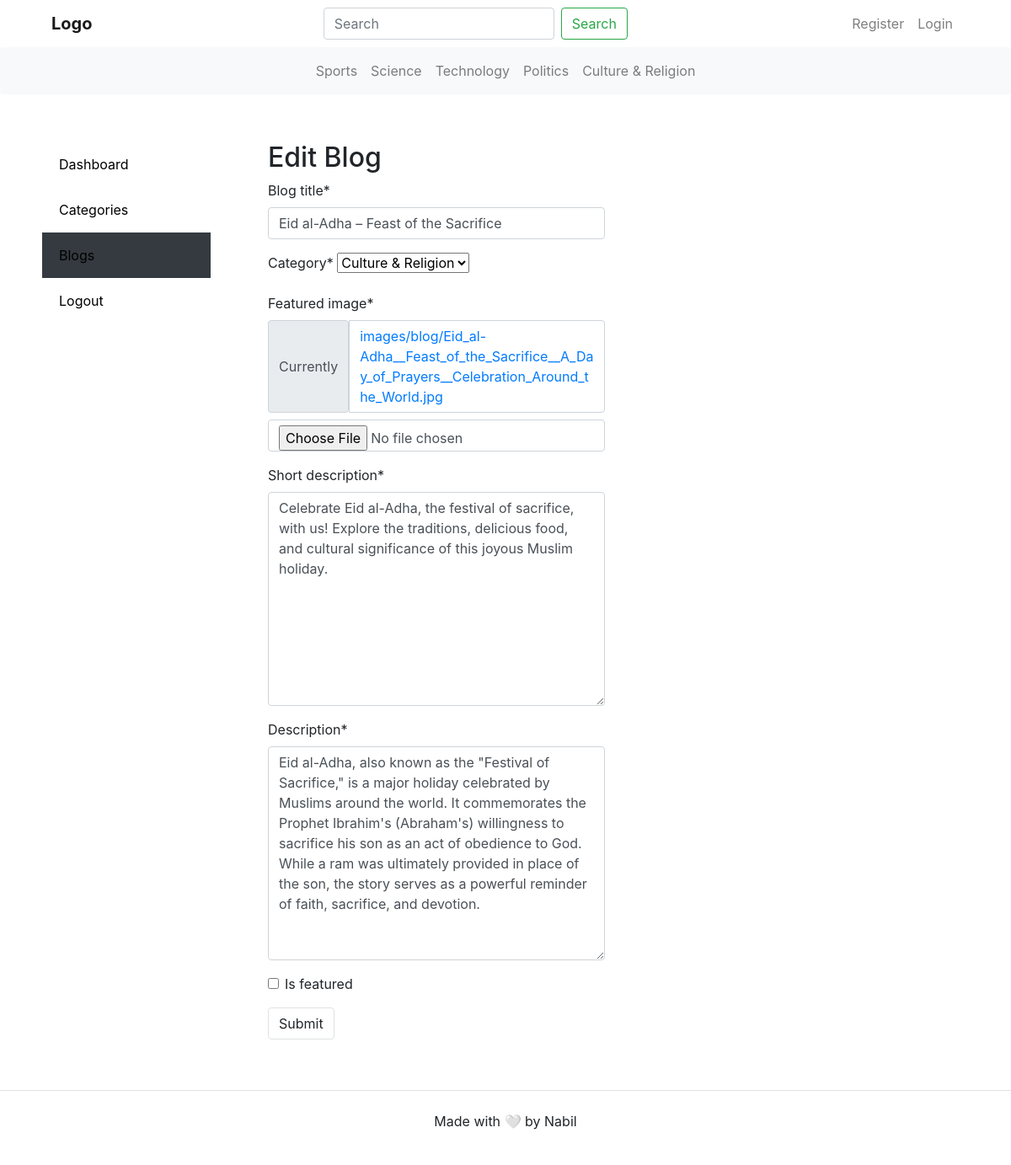
Page /dashboard/blogs/edit/2/ on the committed database.
### category/models.py (models this page shows)
class Category(models.Model):
    category = models.CharField(max_length=200, unique=True)
    created_at = models.DateTimeField(auto_now=True)
    updated_at = models.DateTimeField(auto_now_add=True)
    def __str__(self):
        return self.category
    class Meta:
        verbose_name_plural = 'categories'

### blog_app/models.py (models this page shows, shortened)
class Blog(models.Model):
    blog_title = models.CharField(max_length=200, unique=True)
    blog_slug = models.SlugField(max_length=250, unique=True, default='')
    category = models.ForeignKey(Category, on_delete=models.CASCADE)
    featured_image = models.ImageField(upload_to='images/blog/')
    short_description = models.TextField()
    description = models.TextField()
    author = models.ForeignKey(User, on_delete=models.CASCADE)
    is_featured = models.BooleanField(default=False)
    created_at = models.DateTimeField(auto_now=True)
    updated_at = models.DateTimeField(auto_now_add=True)

### dashboard/views.py (the view)
# urls.py: path('blogs/edit/<int:id>/', views.edit_blog, name='edit_blog'),
def edit_blog(request, id):
    blog = get_object_or_404(Blog, pk=id)
    if request.method == 'POST':
        form = BlogPostForm(request.POST, request.FILES, instance=blog)
        if form.is_valid():
            post = form.save()
            title = form.cleaned_data['blog_title']
            post.blog_slug = slugify(title)
            post.save()
            return redirect('blogs')
    else:
        form = BlogPostForm(instance=blog)
    context = {'form': form,
               'blog':blog,
               }
    return render(request, 'dashboard/edit_blog.html', context)

### dashboard/forms.py
class BlogPostForm(forms.ModelForm):
    class Meta:
        model = Blog
        fields = ('blog_title', 'category', 'featured_image', 'short_description', 'description', 'is_featured', )

### category/context_processors.py (called while the page is built)
def get_category(request):
    categories = Category.objects.all()
    context = {
        'categories':categories,
    }
    return context

### templates/dashboard/edit_blog.html (shortened to what this page needs)
{% extends 'base.html' %}
{% load static %}
{% block styles %}
  {{ block.super }}
  <link rel="stylesheet" href="{% static 'css/edit_blog.css' %}">
{% endblock %}
{% block body %}
{% load crispy_forms_tags %}
<div class="container dashboard-outer-container">
  <div class="dashboard-container">
    {% include 'dashboard/sidebar.html' %}
    <main class="dashboard-main-content">
      <section id="dashboard">
        <div class="ml-5">
          <h2>Edit Blog</h2>
          <form action="{% url 'edit_blog' blog.id %}" method="POST" enctype="multipart/form-data" style="width: 400px;">
            {{ form | crispy }}
            <input type="submit" class="btn border" value="Submit">
          </form>
        </div>
      </section>
    </main>
  </div>
</div>
{% endblock %}

### templates/base.html (shortened to what this page needs)
{% load static %}
<!DOCTYPE html>
<html lang="en">
<head>
  <link rel="stylesheet" href="https://cdnjs.cloudflare.com/ajax/libs/font-awesome/4.7.0/css/font-awesome.min.css">
  <link href="https://stackpath.bootstrapcdn.com/bootstrap/4.5.2/css/bootstrap.min.css" rel="stylesheet">
  {% block styles %}
  <link href="{% static 'css/base.css' %}" rel="stylesheet">
  {% endblock %}
</head>
<body>
<div class="container">
  <nav class="navbar navbar-expand-lg navbar-light">
    <a class="navbar-brand" href="{% url 'home' %}">Logo</a>
    <div class="collapse navbar-collapse" id="navbarNav">
      <form onsubmit="return validateForm();" action="{% url 'search' %}" method="GET" class="form-inline my-2 my-lg-0 navbar-search">
        <input name="search_keyword" id="search_keyword" class="form-control mr-sm-2" type="search" placeholder="Search" aria-label="Search">
        <button id="submit_button_search" class="btn btn-outline-success my-2 my-sm-0" type="submit">Search</button>
      </form>
      <ul class="navbar-nav ml-auto">
        {% if not user.is_authenticated %}
        <li class="nav-item">
          <a class="nav-link" href="{% url 'register' %}">Register</a>
        </li>
        <li class="nav-item">
          <a class="nav-link" href="{% url 'login_view' %}">Login</a>
        </li>
        {% endif %}
      </ul>
    </div>
  </nav>
</div>
<nav class="navbar navbar-expand-lg navbar-light bg-light rounded mb-3">
  <div class="collapse navbar-collapse" id="navbarCategories">
    <ul class="navbar-nav mr-auto">
      {% for cat in categories %}
      <li class="nav-item">
        <a class="nav-link" href="{% url 'category_blog' cat.id %}">{{ cat.category }}</a>
      </li>
      {% endfor %}
    </ul>
  </div>
</nav>
{% block body %}{% endblock %}
<footer>
  <div class="p-4 text-center border-top">
    <p>Made with 🤍 by Nabil</p>
  </div>
</footer>
</body>
</html>

### static/css/base.css (style rules this page uses)
.navbar-brand { font-weight: bold; }
.navbar-nav { margin-left: auto; }
.navbar-search { margin-left: auto; margin-right: auto; }

### static/css/edit_blog.css (style rules this page uses)
.dashboard-outer-container { display: flex; justify-content: center; align-items: center; height: 100%; padding: 20px; }
.dashboard-container { display: flex; width: 100%; max-width: 1200px; overflow: hidden; }
.dashboard-main-content { flex-grow: 1; padding: 20px; overflow-y: auto; }
.dashboard-main-content section { margin-bottom: 20px; }

### rows in the picture
Category: category "Sports", category "Culture & Religion"
Category: category "Science"
Category: category "Technology"
Category: category "Politics"
Category: category "Culture & Religion"
Blog: blog_title "Eid al-Adha – Feast of the Sacrifice", short_description "Celebrate Eid al-Adha, the festival of sacrifice, with us! Explore the traditions, delicious food, and cultural significance of this joyous Muslim holiday.", description "Eid al-Adha, also known as the \"Festival of Sacrifice,\" is a major holiday celebrated by Muslims around the world. It commemorates the Prophet Ibrahim's (Abraham's) willingness to sacrifice his son as an act of obedience to God. While a ram was ultimately provided in place of the son, the story serves as a powerful reminder of faith, sacrifice, and devotion."
